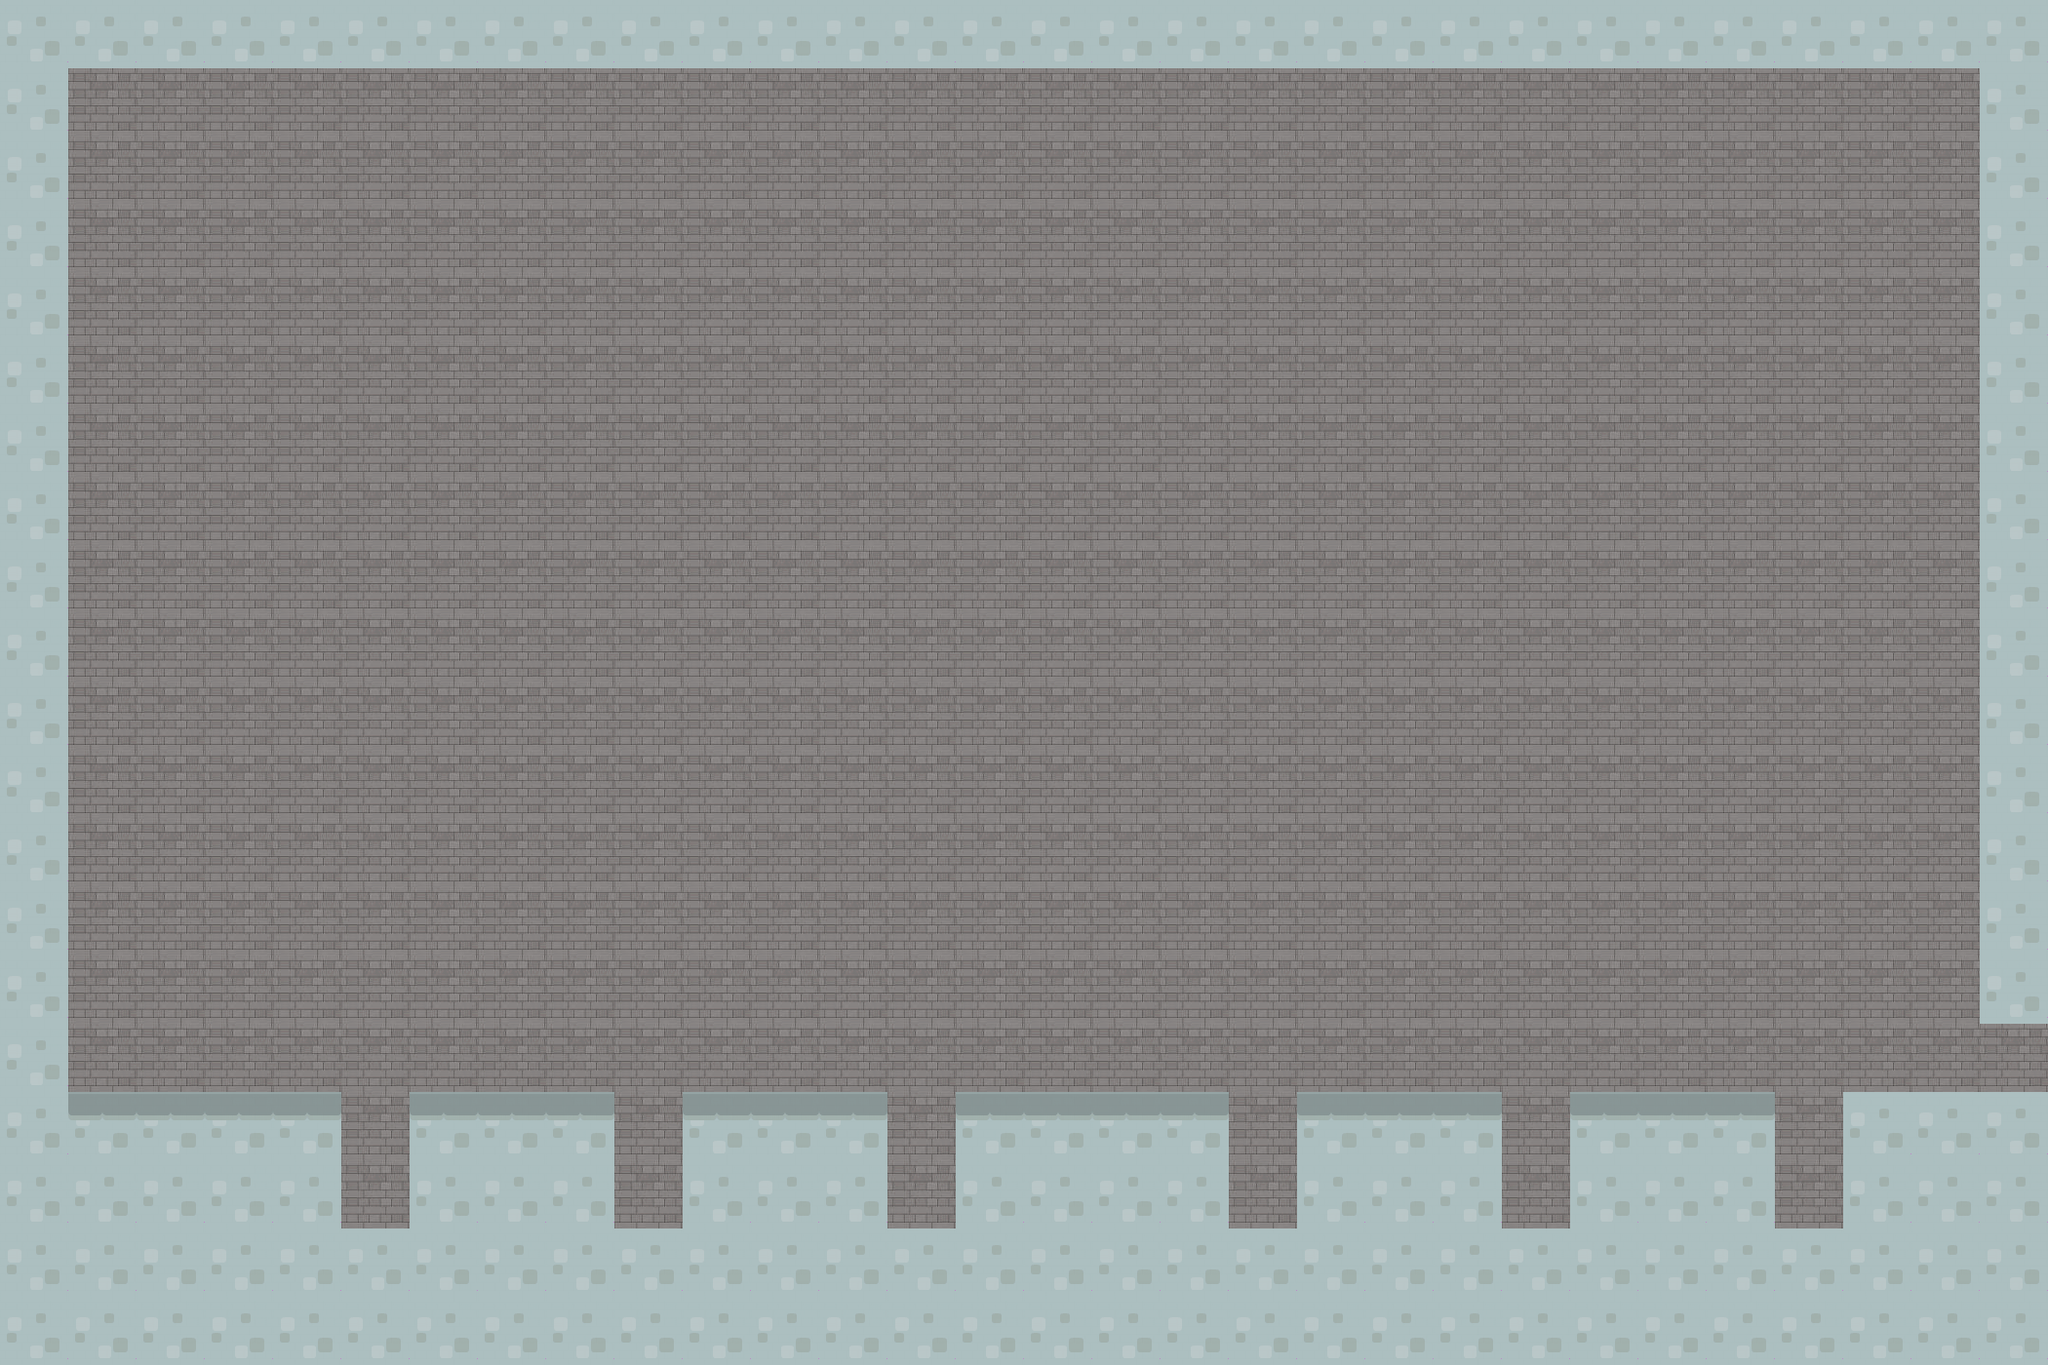

The image is a tile-based game level rendered from a .tmx file. Its description and source (layers, tilesets, objects; grid data summarised) follow:
An orthogonal 30x20 tile map with 70x70 px tiles, 2 tile layers (background, collision), 2 tilesets.

<map version="1.0" orientation="orthogonal" width="30" height="20" tilewidth="70" tileheight="70">
 <tileset firstgid="1" name="tiles_map" tilewidth="70" tileheight="70">
  <image source="../images/tiles_map.png" width="700" height="140" />
 </tileset>
 <tileset firstgid="21" name="enemy" tilewidth="70" tileheight="70">
  <image source="../images/enemy.png" width="70" height="70" />
 </tileset>
 <layer name="background" width="30" height="20">
  <data>[600 cells, 600 non-empty, 1 distinct tile ids]</data>
 </layer>
 <layer name="collision" width="30" height="20">
  <data>[600 cells, 167 non-empty, 2 distinct tile ids]</data>
 </layer>
</map>
